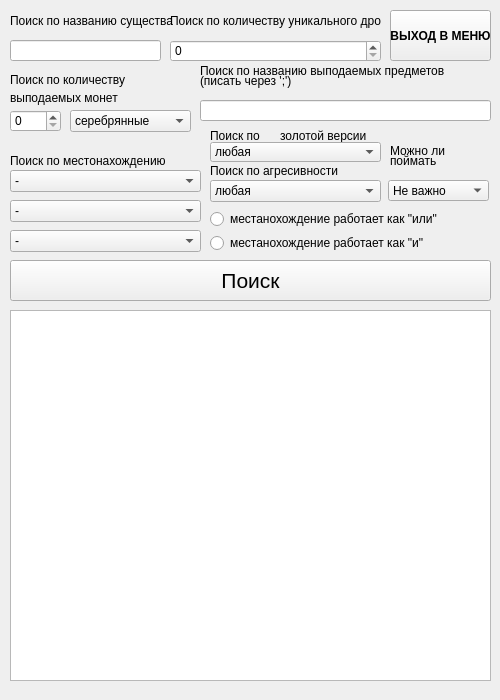
<?xml version="1.0" encoding="UTF-8"?>
<ui version="4.0">
 <class>Form</class>
 <widget class="QWidget" name="Form">
  <property name="geometry">
   <rect>
    <x>0</x>
    <y>0</y>
    <width>500</width>
    <height>700</height>
   </rect>
  </property>
  <property name="minimumSize">
   <size>
    <width>500</width>
    <height>700</height>
   </size>
  </property>
  <property name="maximumSize">
   <size>
    <width>500</width>
    <height>700</height>
   </size>
  </property>
  <property name="windowTitle">
   <string>Dialog</string>
  </property>
  <widget class="QTableWidget" name="tableWidget">
   <property name="geometry">
    <rect>
     <x>10</x>
     <y>310</y>
     <width>481</width>
     <height>371</height>
    </rect>
   </property>
  </widget>
  <widget class="QPushButton" name="choice">
   <property name="geometry">
    <rect>
     <x>10</x>
     <y>260</y>
     <width>481</width>
     <height>41</height>
    </rect>
   </property>
   <property name="font">
    <font>
     <pointsize>16</pointsize>
    </font>
   </property>
   <property name="text">
    <string>Поиск</string>
   </property>
  </widget>
  <widget class="QLabel" name="lable">
   <property name="geometry">
    <rect>
     <x>10</x>
     <y>10</y>
     <width>191</width>
     <height>21</height>
    </rect>
   </property>
   <property name="text">
    <string>Поиск по названию существа</string>
   </property>
  </widget>
  <widget class="QLineEdit" name="name">
   <property name="geometry">
    <rect>
     <x>10</x>
     <y>40</y>
     <width>151</width>
     <height>21</height>
    </rect>
   </property>
  </widget>
  <widget class="QLabel" name="label_2">
   <property name="geometry">
    <rect>
     <x>170</x>
     <y>10</y>
     <width>211</width>
     <height>21</height>
    </rect>
   </property>
   <property name="text">
    <string>Поиск по количеству уникального дропа</string>
   </property>
  </widget>
  <widget class="QSpinBox" name="spinBox">
   <property name="geometry">
    <rect>
     <x>170</x>
     <y>40</y>
     <width>211</width>
     <height>22</height>
    </rect>
   </property>
   <property name="maximum">
    <number>10</number>
   </property>
  </widget>
  <widget class="QLabel" name="label_3">
   <property name="geometry">
    <rect>
     <x>200</x>
     <y>50</y>
     <width>291</width>
     <height>41</height>
    </rect>
   </property>
   <property name="text">
    <string>Поиск по названию выподаемых предметов</string>
   </property>
  </widget>
  <widget class="QLineEdit" name="uniqueDrop">
   <property name="geometry">
    <rect>
     <x>200</x>
     <y>100</y>
     <width>291</width>
     <height>21</height>
    </rect>
   </property>
  </widget>
  <widget class="QLabel" name="label_4">
   <property name="geometry">
    <rect>
     <x>200</x>
     <y>70</y>
     <width>291</width>
     <height>21</height>
    </rect>
   </property>
   <property name="text">
    <string>(писать через ';')</string>
   </property>
  </widget>
  <widget class="QLabel" name="label_5">
   <property name="geometry">
    <rect>
     <x>10</x>
     <y>70</y>
     <width>181</width>
     <height>20</height>
    </rect>
   </property>
   <property name="text">
    <string>Поиск по количеству</string>
   </property>
  </widget>
  <widget class="QLabel" name="label_6">
   <property name="geometry">
    <rect>
     <x>10</x>
     <y>90</y>
     <width>181</width>
     <height>16</height>
    </rect>
   </property>
   <property name="text">
    <string>выподаемых монет</string>
   </property>
  </widget>
  <widget class="QSpinBox" name="money_num">
   <property name="geometry">
    <rect>
     <x>10</x>
     <y>110</y>
     <width>51</width>
     <height>22</height>
    </rect>
   </property>
   <property name="minimum">
    <number>0</number>
   </property>
   <property name="maximum">
    <number>99</number>
   </property>
   <property name="value">
    <number>0</number>
   </property>
  </widget>
  <widget class="QComboBox" name="money">
   <property name="geometry">
    <rect>
     <x>70</x>
     <y>110</y>
     <width>121</width>
     <height>22</height>
    </rect>
   </property>
   <item>
    <property name="text">
     <string>серебрянные</string>
    </property>
   </item>
   <item>
    <property name="text">
     <string>медные</string>
    </property>
   </item>
   <item>
    <property name="text">
     <string>золотые</string>
    </property>
   </item>
  </widget>
  <widget class="QComboBox" name="friendliness">
   <property name="geometry">
    <rect>
     <x>210</x>
     <y>180</y>
     <width>171</width>
     <height>22</height>
    </rect>
   </property>
   <item>
    <property name="text">
     <string>любая</string>
    </property>
   </item>
   <item>
    <property name="text">
     <string>агресивен</string>
    </property>
   </item>
   <item>
    <property name="text">
     <string>пассивный</string>
    </property>
   </item>
   <item>
    <property name="text">
     <string>дружелюбный</string>
    </property>
   </item>
  </widget>
  <widget class="QLabel" name="label_7">
   <property name="geometry">
    <rect>
     <x>210</x>
     <y>160</y>
     <width>171</width>
     <height>21</height>
    </rect>
   </property>
   <property name="text">
    <string>Поиск по агресивности</string>
   </property>
  </widget>
  <widget class="QLabel" name="label_8">
   <property name="geometry">
    <rect>
     <x>10</x>
     <y>150</y>
     <width>191</width>
     <height>21</height>
    </rect>
   </property>
   <property name="text">
    <string>Поиск по местонахождению</string>
   </property>
  </widget>
  <widget class="QComboBox" name="location1">
   <property name="geometry">
    <rect>
     <x>10</x>
     <y>170</y>
     <width>191</width>
     <height>22</height>
    </rect>
   </property>
   <item>
    <property name="text">
     <string>-</string>
    </property>
   </item>
   <item>
    <property name="text">
     <string>преисподняя</string>
    </property>
   </item>
   <item>
    <property name="text">
     <string>ад</string>
    </property>
   </item>
   <item>
    <property name="text">
     <string>подземные джунгли</string>
    </property>
   </item>
   <item>
    <property name="text">
     <string>джунгли</string>
    </property>
   </item>
   <item>
    <property name="text">
     <string>гранитные пещеры</string>
    </property>
   </item>
   <item>
    <property name="text">
     <string>мраморные пещеры</string>
    </property>
   </item>
   <item>
    <property name="text">
     <string>полнолуние</string>
    </property>
   </item>
   <item>
    <property name="text">
     <string>хэллоуин</string>
    </property>
   </item>
   <item>
    <property name="text">
     <string>пещеры</string>
    </property>
   </item>
   <item>
    <property name="text">
     <string>паучьи гнёзда</string>
    </property>
   </item>
   <item>
    <property name="text">
     <string>кладбище</string>
    </property>
   </item>
   <item>
    <property name="text">
     <string>поверхность</string>
    </property>
   </item>
   <item>
    <property name="text">
     <string>ближе к океану</string>
    </property>
   </item>
   <item>
    <property name="text">
     <string>лес</string>
    </property>
   </item>
   <item>
    <property name="text">
     <string>ночь</string>
    </property>
   </item>
   <item>
    <property name="text">
     <string>подземелья</string>
    </property>
   </item>
   <item>
    <property name="text">
     <string>слизнепад</string>
    </property>
   </item>
   <item>
    <property name="text">
     <string>хардмод</string>
    </property>
   </item>
  </widget>
  <widget class="QLabel" name="label_9">
   <property name="geometry">
    <rect>
     <x>280</x>
     <y>120</y>
     <width>111</width>
     <height>31</height>
    </rect>
   </property>
   <property name="text">
    <string>золотой версии</string>
   </property>
  </widget>
  <widget class="QLabel" name="label_10">
   <property name="geometry">
    <rect>
     <x>210</x>
     <y>120</y>
     <width>61</width>
     <height>31</height>
    </rect>
   </property>
   <property name="text">
    <string>Поиск по</string>
   </property>
  </widget>
  <widget class="QComboBox" name="golden">
   <property name="geometry">
    <rect>
     <x>210</x>
     <y>142</y>
     <width>171</width>
     <height>20</height>
    </rect>
   </property>
   <item>
    <property name="text">
     <string>любая</string>
    </property>
   </item>
   <item>
    <property name="text">
     <string>присутствует</string>
    </property>
   </item>
   <item>
    <property name="text">
     <string>отсутствует</string>
    </property>
   </item>
  </widget>
  <widget class="QComboBox" name="location2">
   <property name="geometry">
    <rect>
     <x>10</x>
     <y>200</y>
     <width>191</width>
     <height>22</height>
    </rect>
   </property>
   <item>
    <property name="text">
     <string>-</string>
    </property>
   </item>
   <item>
    <property name="text">
     <string>преисподняя</string>
    </property>
   </item>
   <item>
    <property name="text">
     <string>ад</string>
    </property>
   </item>
   <item>
    <property name="text">
     <string>подземные джунгли</string>
    </property>
   </item>
   <item>
    <property name="text">
     <string>джунгли</string>
    </property>
   </item>
   <item>
    <property name="text">
     <string>гранитные пещеры</string>
    </property>
   </item>
   <item>
    <property name="text">
     <string>мраморные пещеры</string>
    </property>
   </item>
   <item>
    <property name="text">
     <string>полнолуние</string>
    </property>
   </item>
   <item>
    <property name="text">
     <string>хэллоуин</string>
    </property>
   </item>
   <item>
    <property name="text">
     <string>пещеры</string>
    </property>
   </item>
   <item>
    <property name="text">
     <string>паучьи гнёзда</string>
    </property>
   </item>
   <item>
    <property name="text">
     <string>кладбище</string>
    </property>
   </item>
   <item>
    <property name="text">
     <string>поверхность</string>
    </property>
   </item>
   <item>
    <property name="text">
     <string>ближе к океану</string>
    </property>
   </item>
   <item>
    <property name="text">
     <string>лес</string>
    </property>
   </item>
   <item>
    <property name="text">
     <string>ночь</string>
    </property>
   </item>
   <item>
    <property name="text">
     <string>подземелья</string>
    </property>
   </item>
   <item>
    <property name="text">
     <string>слизнепад</string>
    </property>
   </item>
   <item>
    <property name="text">
     <string>хардмод</string>
    </property>
   </item>
  </widget>
  <widget class="QComboBox" name="location3">
   <property name="geometry">
    <rect>
     <x>10</x>
     <y>230</y>
     <width>191</width>
     <height>22</height>
    </rect>
   </property>
   <item>
    <property name="text">
     <string>-</string>
    </property>
   </item>
   <item>
    <property name="text">
     <string>преисподняя</string>
    </property>
   </item>
   <item>
    <property name="text">
     <string>ад</string>
    </property>
   </item>
   <item>
    <property name="text">
     <string>подземные джунгли</string>
    </property>
   </item>
   <item>
    <property name="text">
     <string>джунгли</string>
    </property>
   </item>
   <item>
    <property name="text">
     <string>гранитные пещеры</string>
    </property>
   </item>
   <item>
    <property name="text">
     <string>мраморные пещеры</string>
    </property>
   </item>
   <item>
    <property name="text">
     <string>полнолуние</string>
    </property>
   </item>
   <item>
    <property name="text">
     <string>хэллоуин</string>
    </property>
   </item>
   <item>
    <property name="text">
     <string>пещеры</string>
    </property>
   </item>
   <item>
    <property name="text">
     <string>паучьи гнёзда</string>
    </property>
   </item>
   <item>
    <property name="text">
     <string>кладбище</string>
    </property>
   </item>
   <item>
    <property name="text">
     <string>поверхность</string>
    </property>
   </item>
   <item>
    <property name="text">
     <string>ближе к океану</string>
    </property>
   </item>
   <item>
    <property name="text">
     <string>лес</string>
    </property>
   </item>
   <item>
    <property name="text">
     <string>ночь</string>
    </property>
   </item>
   <item>
    <property name="text">
     <string>подземелья</string>
    </property>
   </item>
   <item>
    <property name="text">
     <string>слизнепад</string>
    </property>
   </item>
   <item>
    <property name="text">
     <string>хардмод</string>
    </property>
   </item>
  </widget>
  <widget class="QWidget" name="verticalLayoutWidget">
   <property name="geometry">
    <rect>
     <x>210</x>
     <y>210</y>
     <width>273</width>
     <height>42</height>
    </rect>
   </property>
   <layout class="QVBoxLayout" name="verticalLayout">
    <item>
     <widget class="QRadioButton" name="loc_or">
      <property name="text">
       <string>местанохождение работает как &quot;или&quot;</string>
      </property>
     </widget>
    </item>
    <item>
     <widget class="QRadioButton" name="radioButton_2">
      <property name="text">
       <string>местанохождение работает как &quot;и&quot;</string>
      </property>
     </widget>
    </item>
   </layout>
  </widget>
  <widget class="QPushButton" name="pushButton">
   <property name="geometry">
    <rect>
     <x>390</x>
     <y>10</y>
     <width>101</width>
     <height>51</height>
    </rect>
   </property>
   <property name="font">
    <font>
     <weight>75</weight>
     <bold>true</bold>
    </font>
   </property>
   <property name="text">
    <string>ВЫХОД В МЕНЮ</string>
   </property>
  </widget>
  <widget class="QLabel" name="label">
   <property name="geometry">
    <rect>
     <x>390</x>
     <y>140</y>
     <width>71</width>
     <height>21</height>
    </rect>
   </property>
   <property name="text">
    <string>Можно ли </string>
   </property>
  </widget>
  <widget class="QLabel" name="label_11">
   <property name="geometry">
    <rect>
     <x>390</x>
     <y>150</y>
     <width>61</width>
     <height>21</height>
    </rect>
   </property>
   <property name="text">
    <string>поймать</string>
   </property>
  </widget>
  <widget class="QComboBox" name="lovabilityCB">
   <property name="geometry">
    <rect>
     <x>388</x>
     <y>180</y>
     <width>101</width>
     <height>21</height>
    </rect>
   </property>
   <item>
    <property name="text">
     <string>Не важно</string>
    </property>
   </item>
   <item>
    <property name="text">
     <string>Можно</string>
    </property>
   </item>
   <item>
    <property name="text">
     <string>Нельзя</string>
    </property>
   </item>
  </widget>
 </widget>
 <resources/>
 <connections/>
</ui>
